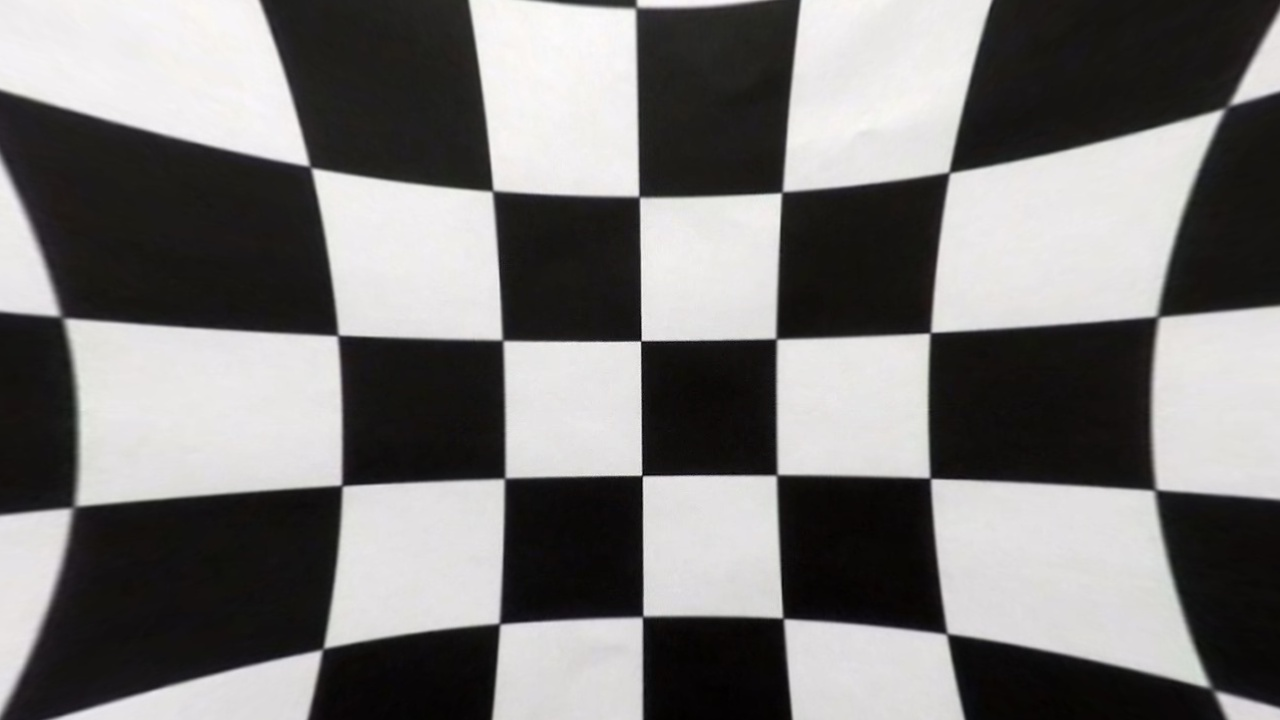
#> input picture camera_cal/calibration1.jpg, 1280 x 720 px; its folder holds only this picture in this run
$ jupyter execute 'Advanced-Lane-Lines-Notebook .ipynb'   (shell and % lines are left out)   (older library calls are emulated)
#> lines starting #> are read from the running program, lines starting #| are printed output that depends on the picture; after the words box and inside, x2 and y2 are one past the last pixel; in counts of white or black regions, pixels touching at a corner belong together
<h1>Advanced Lane Finding</h1>

In this project, the goal is to write a software pipeline to identify the lane boundaries in a video, but the main output or product we want you to create is a detailed writeup of the project. This notebook is that writeup, becuase I want to create a conherent notebook to demonstrate the informatiion being talked about. Using both the code and results to demonstrate the results.

1. Compute the camera calibration matrix and distortion coefficients given a set of chessboard images.
2. Apply a distortion correction to raw images.
3. Use color transforms, gradients, etc., to create a thresholded binary image.
4. Apply a perspective transform to rectify binary image ("birds-eye view").
5. Detect lane pixels and fit to find the lane boundary.
6. Determine the curvature of the lane and vehicle position with respect to center.
7. Warp the detected lane boundaries back onto the original image.
8. Output visual display of the lane boundaries and numerical estimation of lane curvature and vehicle position.

[cell 1]
import pickle
import cv2
import numpy as np
import matplotlib.pyplot as plt
import matplotlib.image as mpimg

<h2>Compute the camera calibration matrix and distortion coefficients given a set of chessboard images.</h2>

Using the Images provided in the git repo I applied

[cell 2]
import glob

# prepare object points, like (0,0,0), (1,0,0), (2,0,0) ....,(6,5,0)
objp = np.zeros((6*8,3), np.float32)
objp[:,:2] = np.mgrid[0:8, 0:6].T.reshape(-1,2)

# Arrays to store object points and image points from all the images.
objpoints = [] # 3d points in real world space
imgpoints = [] # 2d points in image plane.

# Make a list of calibration images
images = glob.glob('camera_cal/calibration*.jpg')

# Step through the list and search for chessboard corners
for idx, fname in enumerate(images):
    img = cv2.imread(fname)
#> img is the input picture: shape (720, 1280, 3); mean B, G, R 119, 119.8, 121.3
    gray = cv2.cvtColor(img, cv2.COLOR_BGR2GRAY)

    # Find the chessboard corners
    ret, corners = cv2.findChessboardCorners(gray, (8,6), None)
#> ret = False; corners = None

    # If found, add object points, image points
    if ret == True:
        objpoints.append(objp)
        imgpoints.append(corners)

        # Draw and display the corners
        cv2.drawChessboardCorners(img, (8,6), corners, ret)
        #write_name = 'corners_found'+str(idx)+'.jpg'
        #cv2.imwrite(write_name, img)
        cv2.imshow('img', img)
        cv2.waitKey(500)

cv2.destroyAllWindows()

[cell 3]
import numpy as np
import cv2
import matplotlib.pyplot as plt
import matplotlib.image as mpimg
import pickle

# Read in an image
image = mpimg.imread('signs_vehicles_xygrad.png')
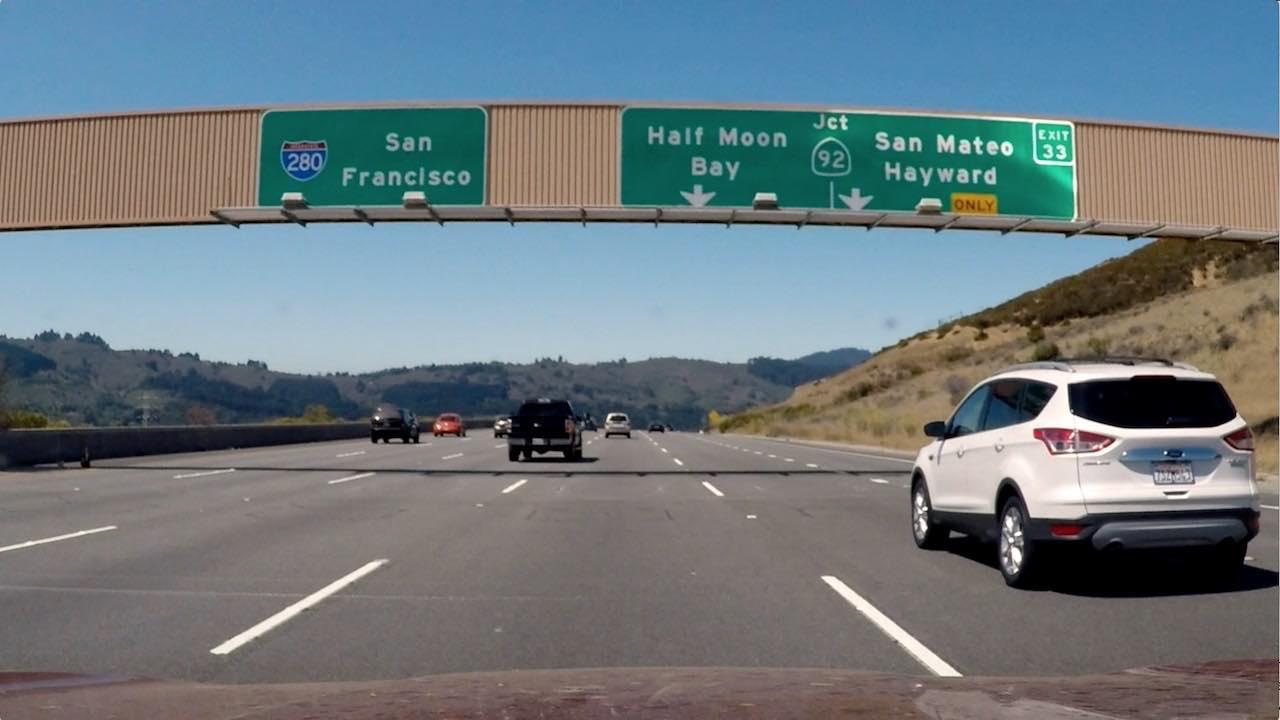
#> input picture signs_vehicles_xygrad.png, 1280 x 720 px
#> image is the input picture: shape (720, 1280, 3) float32; mean R, G, B 0.428, 0.477, 0.5

# Combining Thresholds
def abs_sobel_thresh(image, orient='x', sobel_kernel=3, thresh=(0, 255)):
    # Convert to grayscale
#> called with orient = 'x', sobel_kernel = 15, thresh = (0, 255)
    gray = cv2.cvtColor(image, cv2.COLOR_RGB2GRAY)
    # Apply x or y gradient with the OpenCV Sobel() function
    # and take the absolute value
    if orient == 'x':
        abs_sobel = np.absolute(cv2.Sobel(gray, cv2.CV_64F, 1, 0))
    if orient == 'y':
        abs_sobel = np.absolute(cv2.Sobel(gray, cv2.CV_64F, 0, 1))
    # Rescale back to 8 bit integer
    scaled_sobel = np.uint8(255*abs_sobel/np.max(abs_sobel))
#> `gradx = abs_sobel_thresh(image, orient='x', sobel_kernel=ksize, thresh..`: gradx: shape (720, 1280); every value is 1
    # Create a copy and apply the threshold
    grad_binary = np.zeros_like(scaled_sobel)
    # Here I'm using inclusive (>=, <=) thresholds, but exclusive is ok too
    grad_binary[(scaled_sobel >= thresh[0]) & (scaled_sobel <= thresh[1])] = 1
    # Return the result
    return grad_binary

def mag_thresh(image, sobel_kernel=3, mag_thresh=(0, 255)):
    # Calculate gradient magnitude
#> called with sobel_kernel = 15, mag_thresh = (0, 255)
    gray = cv2.cvtColor(image, cv2.COLOR_RGB2GRAY)
    # Take both Sobel x and y gradients
    sobelx = cv2.Sobel(gray, cv2.CV_64F, 1, 0, ksize=sobel_kernel)
    sobely = cv2.Sobel(gray, cv2.CV_64F, 0, 1, ksize=sobel_kernel)
    # Calculate the gradient magnitude
    gradmag = np.sqrt(sobelx**2 + sobely**2)
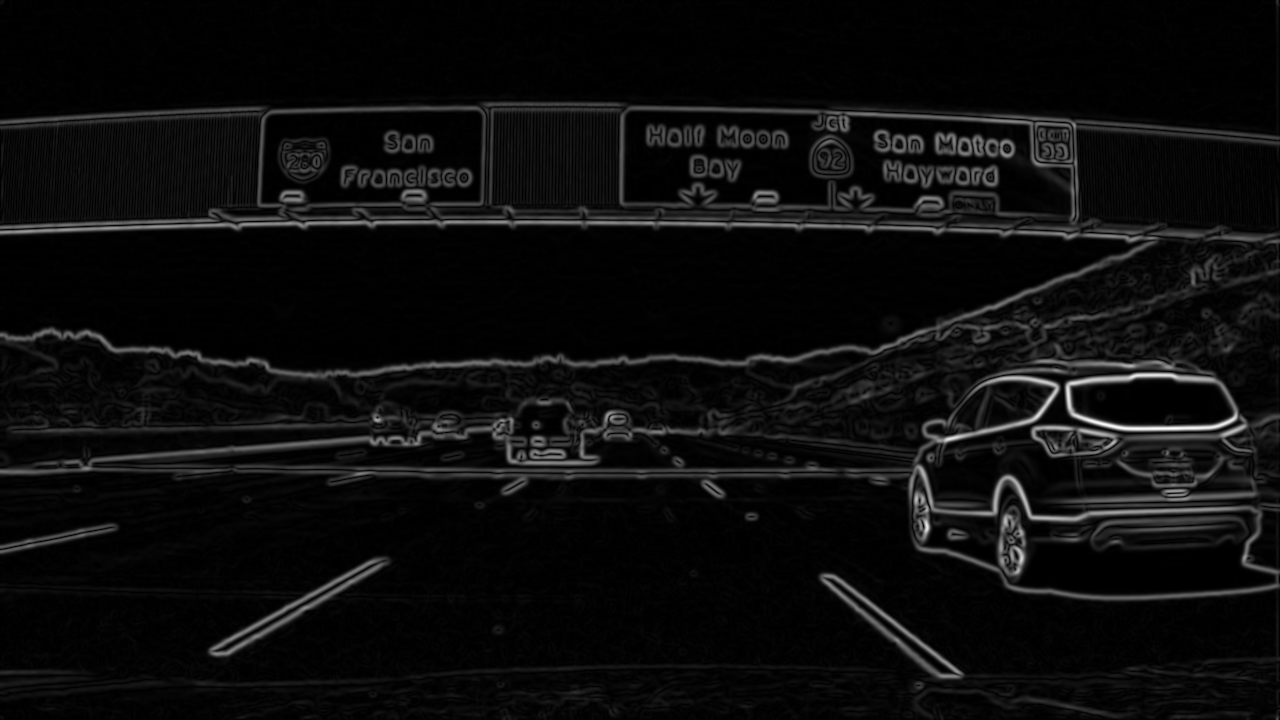
#> gradmag: shape (720, 1280) float64; min 0, max 26365303.8, mean 1373186.2; drawn with min black and max white
    # Rescale to 8 bit
    scale_factor = np.max(gradmag)/255
#> scale_factor = 103393.3
    gradmag = (gradmag/scale_factor).astype(np.uint8)
    # Create a binary image of ones where threshold is met, zeros otherwise
    mag_binary = np.zeros_like(gradmag)
    mag_binary[(gradmag >= mag_thresh[0]) & (gradmag <= mag_thresh[1])] = 1
    # Apply threshold
    return mag_binary

def dir_threshold(image, sobel_kernel=3, thresh=(0, np.pi/2)):
    # Calculate gradient direction
     # Grayscale
#> called with sobel_kernel = 15, thresh = (0.7, 1.57)
    gray = cv2.cvtColor(image, cv2.COLOR_RGB2GRAY)
    # Calculate the x and y gradients
    sobelx = cv2.Sobel(gray, cv2.CV_64F, 1, 0, ksize=sobel_kernel)
    sobely = cv2.Sobel(gray, cv2.CV_64F, 0, 1, ksize=sobel_kernel)
    # Take the absolute value of the gradient direction,
    # apply a threshold, and create a binary image result
    absgraddir = np.arctan2(np.absolute(sobely), np.absolute(sobelx))
    dir_binary =  np.zeros_like(absgraddir)
    dir_binary[(absgraddir >= thresh[0]) & (absgraddir <= thresh[1])] = 1
    # Apply threshold
    return dir_binary

# Choose a Sobel kernel size
ksize = 15 # Choose a larger odd number to smooth gradient measurements

# Apply each of the thresholding functions
gradx = abs_sobel_thresh(image, orient='x', sobel_kernel=ksize, thresh=(0, 255))
grady = abs_sobel_thresh(image, orient='y', sobel_kernel=ksize, thresh=(0, 255))
mag_binary = mag_thresh(image, sobel_kernel=ksize, mag_thresh=(0, 255))
dir_binary = dir_threshold(image, sobel_kernel=ksize, thresh=(0.7, np.pi/2))
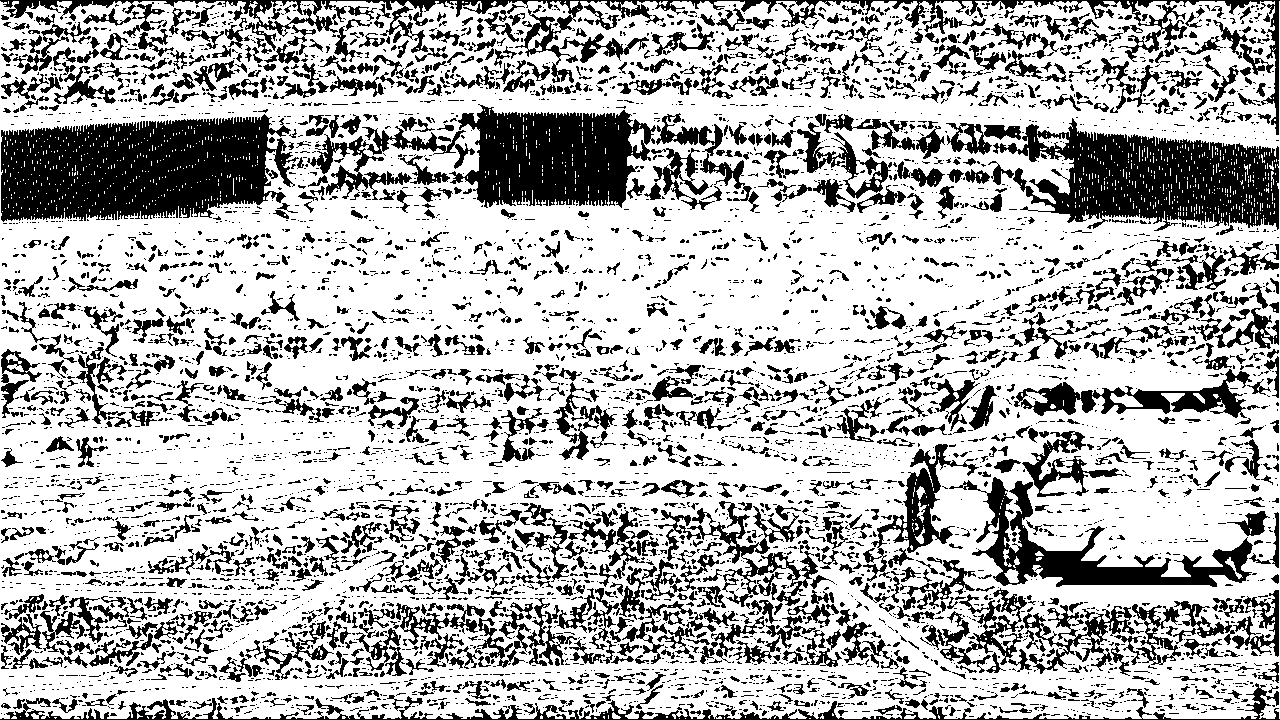
#> dir_binary: shape (720, 1280) float64; values 0 (black) and 1 (white), 70.8% white; 6354 black regions (4772 under 20 px), largest, box (x1, y1, x2, y2) and area: (1, 114, 299, 222) 23848, (993, 118, 1279, 231) 17577, (449, 104, 656, 208) 14099


combined = np.zeros_like(dir_binary)
combined[((gradx == 1) & (grady == 1)) | ((mag_binary == 1) & (dir_binary == 1))] = 1


# Run the function
#dir_binary = dir_threshold(image, sobel_kernel=15, thresh=(0.7, 1.3))
# Plot the result
f, (ax1, ax2) = plt.subplots(1, 2, figsize=(24, 9))
f.tight_layout()
ax1.imshow(image)
ax1.set_title('Original Image', fontsize=50)
ax2.imshow(dir_binary, cmap='gray')
ax2.set_title('Thresholded Grad. Dir.', fontsize=50)
plt.subplots_adjust(left=0., right=1, top=0.9, bottom=0.)

[cell 4]
import numpy as np
import cv2
import matplotlib.pyplot as plt
import matplotlib.image as mpimg
import pickle


# Read in an image
image = mpimg.imread('signs_vehicles_xygrad.png')

# Define a function that applies Sobel x and y,
# then computes the direction of the gradient
# and applies a threshold.
def dir_threshold(img, sobel_kernel=15, thresh=(0.7, 1.3)):
    # Grayscale
    gray = cv2.cvtColor(img, cv2.COLOR_RGB2GRAY)
    # Calculate the x and y gradients
    sobelx = cv2.Sobel(gray, cv2.CV_64F, 1, 0, ksize=sobel_kernel)
    sobely = cv2.Sobel(gray, cv2.CV_64F, 0, 1, ksize=sobel_kernel)
    # Take the absolute value of the gradient direction,
    # apply a threshold, and create a binary image result
    absgraddir = np.arctan2(np.absolute(sobely), np.absolute(sobelx))
    binary_output =  np.zeros_like(absgraddir)
    binary_output[(absgraddir >= thresh[0]) & (absgraddir <= thresh[1])] = 1

    # Return the binary image
    return binary_output

# Run the function
dir_binary = dir_threshold(image, sobel_kernel=15, thresh=(0.7, 1.3))
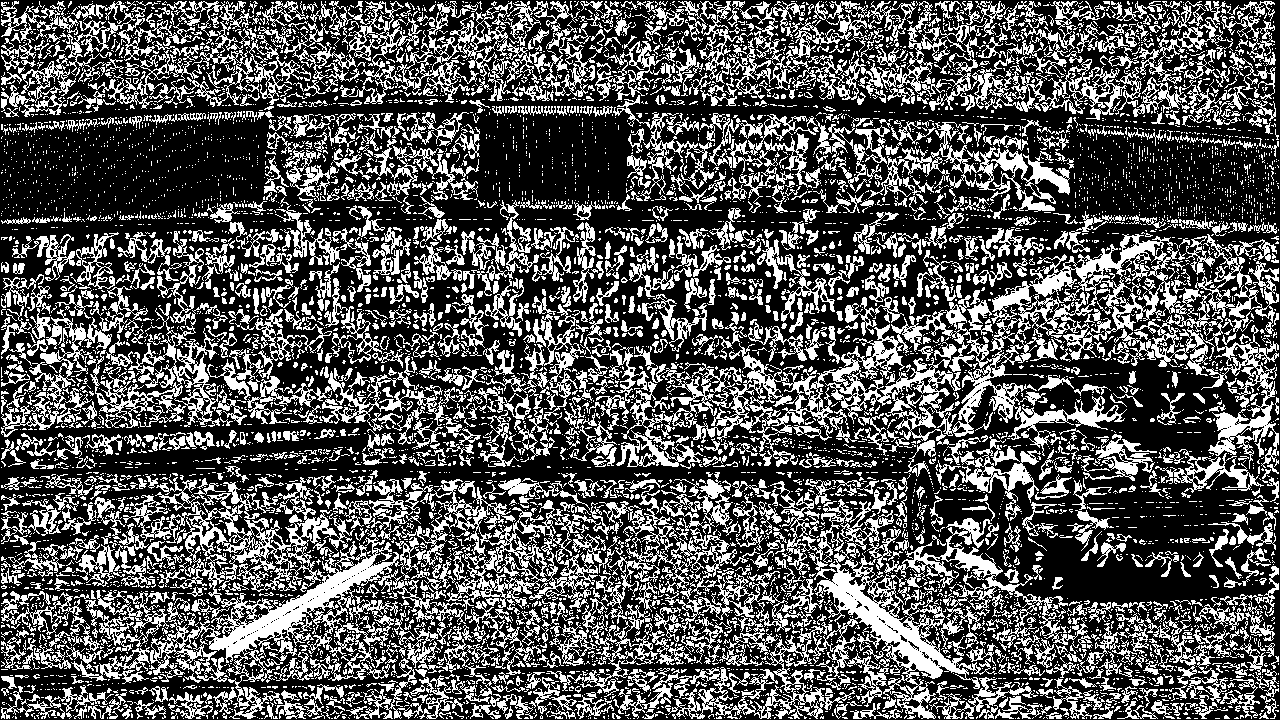
#> dir_binary: shape (720, 1280) float64; values 0 (black) and 1 (white), 33.8% white in thin lines or dots
# Plot the result
f, (ax1, ax2) = plt.subplots(1, 2, figsize=(24, 9))
f.tight_layout()
ax1.imshow(image)
ax1.set_title('Original Image', fontsize=50)
ax2.imshow(dir_binary, cmap='gray')
ax2.set_title('Thresholded Grad. Dir.', fontsize=50)
plt.subplots_adjust(left=0., right=1, top=0.9, bottom=0.)
